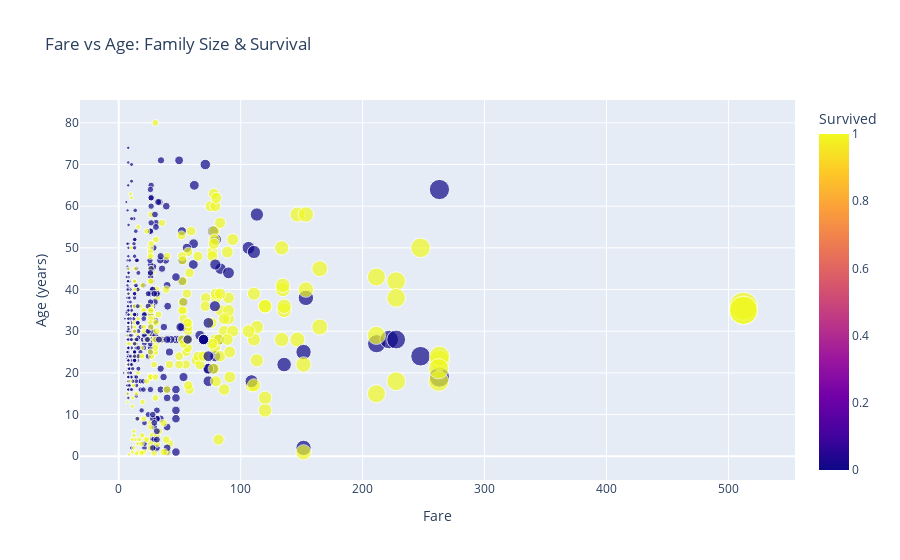

The notebook cell this image was saved under:
### Markdown cell above
This block of code uses plotly.express.scatter() to create an interactive scatter-plot with Fare on the X-axis and Age on the Y-axis. Each point represents a passenger. The size of each point is also set by Fare, and the color is determined by whether the passenger survived or did not. Hovering over points will reveal additional data like passenger class and gender.

### Code cell
fig = px.scatter(
    train,
    x='Fare',
    y='Age',
    size='Fare',
    color='Survived',
    hover_data=['Pclass', 'Sex'],
    title='Fare vs Age: Family Size & Survival'
)
fig.update_layout(xaxis_title="Fare", yaxis_title="Age (years)")
fig.show()

### Figure 1 — Plotly figure (JSON) as saved in the notebook; plotly's stock layout.template omitted (floating-point values rounded to 4 significant figures; data arrays with more than 128 entries replaced by an {"elided": "..."} marker saying what was removed)
{"data": [{"customdata": {"elided": "891x2 mixed values"}, "hovertemplate": "Fare=%{marker.size}<br>Age=%{y}<br>Pclass=%{customdata[0]}<br>Sex=%{customdata[1]}<br>Survived=%{marker.color}<extra></extra>", "legendgroup": "", "marker": {"color": {"elided": "891 int values"}, "coloraxis": "coloraxis", "size": {"elided": "891 float values"}, "sizemode": "area", "sizeref": 1.281, "symbol": "circle"}, "mode": "markers", "name": "", "orientation": "v", "showlegend": false, "type": "scatter", "x": {"elided": "891 float values"}, "xaxis": "x", "y": {"elided": "891 float values"}, "yaxis": "y"}], "layout": {"coloraxis": {"colorbar": {"title": {"text": "Survived"}}, "colorscale": [[0, "#0d0887"], [0.1111, "#46039f"], [0.2222, "#7201a8"], [0.3333, "#9c179e"], [0.4444, "#bd3786"], [0.5556, "#d8576b"], [0.6667, "#ed7953"], [0.7778, "#fb9f3a"], [0.8889, "#fdca26"], [1, "#f0f921"]]}, "legend": {"itemsizing": "constant", "tracegroupgap": 0}, "title": {"text": "Fare vs Age: Family Size & Survival"}, "xaxis": {"anchor": "y", "domain": [0, 1], "title": {"text": "Fare"}}, "yaxis": {"anchor": "x", "domain": [0, 1], "title": {"text": "Age (years)"}}}}
